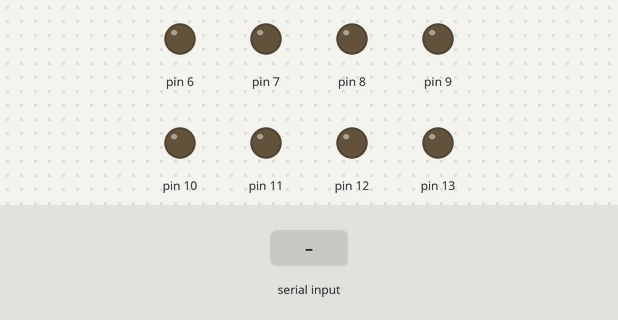
Recording of a sketch running on a simulated Arduino Mega 2560, built with avr-gcc and run on an emulated ATmega2560. On the bench: output pins drawn as LEDs (lit = HIGH). The test bench sets the inputs (shaded band).

Above: at 1.2 s.
1.3 s: "q" received over Serial
At 1.8 s:
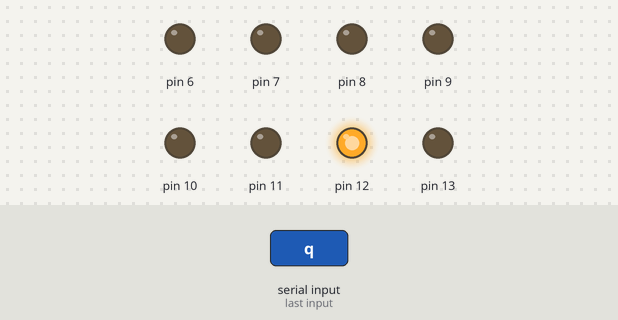
2.8 s: "w" received over Serial
At 4.0 s:
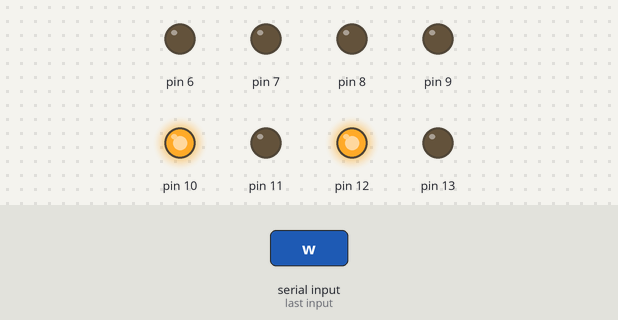
4.3 s: "e" received over Serial
At 5.2 s:
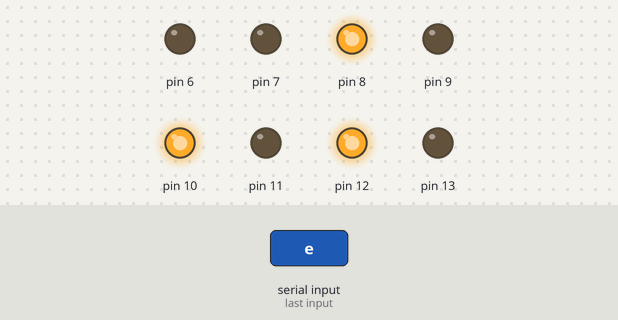
5.8 s: "r" received over Serial
At 6.4 s:
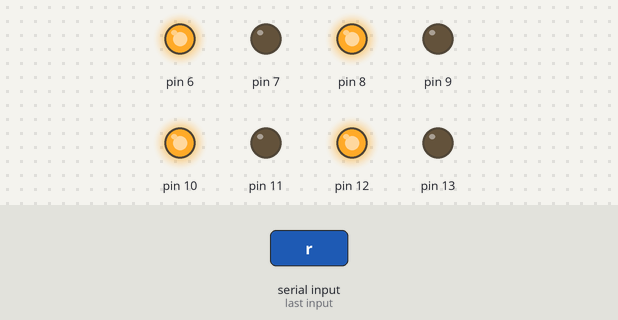
7.3 s: "a" received over Serial
At 8.5 s:
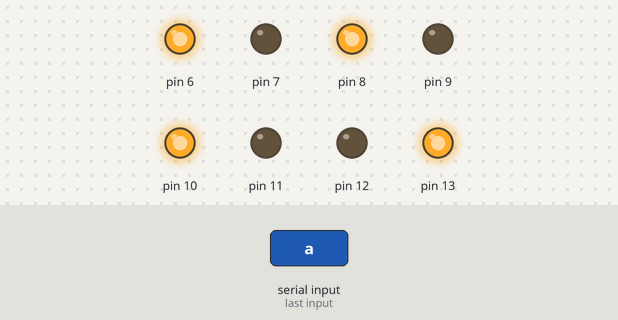
8.8 s: "s" received over Serial
At 9.9 s:
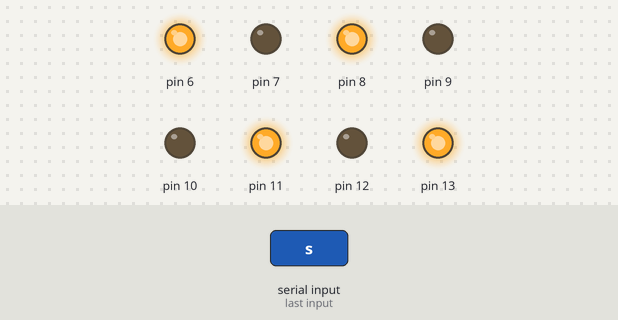
Timing chart, 0 to 11.3 s (numbered marks = the images above; inputs shaded):
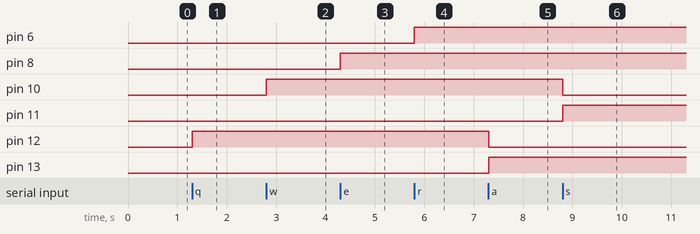

The sketch:

serialControl.ino
```cpp
void setup() {
  int i;
  for(i = 6; i <= 13; i++)
  {
    pinMode(i, OUTPUT);
  }

  Serial.begin(9600);

}

void motorOneUp();
void motorOneDown();
void motorTwoUp();
void motorTwoDown();
void motorThreeUp();
void motorThreeDown();
void motorFourUp();
void motorFourDown();

void wave();

void stoppage();

void loop(){
  if(Serial.available() > 0)
  {
    int sign= Serial.read();
    if( sign == 'q')
    {
      motorOneUp();
    }
    if( sign == 'w')
    {
      motorTwoUp();
    }
    if( sign == 'e')
    {
      motorThreeUp();
    }
    if( sign == 'r')
    {
      motorFourUp();
    }
    if(sign == 'z')
    {
      stoppage();
    }
     if( sign == 'a')
    {
      motorOneDown();
    }
    if( sign == 's')
    {
      motorTwoDown();
    }
    if( sign == 'd')
    {
      motorThreeDown();
    }
    if( sign == 'f')
    {
      motorFourDown();
    }
  }

}
void stoppage()
{
  int i;
  for(i = 6; i <= 13; i++)
  {
    digitalWrite(i, 0);
  }
}


void motorOneUp()
{
  digitalWrite(13, 0);
  digitalWrite(12, 1);
}
void motorOneDown()
{
  digitalWrite(13, 1);
  digitalWrite(12, 0);
}
void motorTwoUp()
{
  digitalWrite(11, 0);
  digitalWrite(10, 1);
}
void motorTwoDown()
{
  digitalWrite(11, 1);
  digitalWrite(10, 0);
}
void motorThreeUp()
{
  digitalWrite(9, 0);
  digitalWrite(8, 1);
}
void motorThreeDown()
{
  digitalWrite(9, 1);
  digitalWrite(8, 0);
}
void motorFourUp()
{
  digitalWrite(7, 0);
  digitalWrite(6, 1);
}
void motorFourDown()
{
  digitalWrite(7, 1);
  digitalWrite(6, 0);
}
```

Measured:
- after the input at 1.3 s, pin 12: LOW → HIGH at once
- after the input at 2.8 s, pin 10: LOW → HIGH at once
- after the input at 4.3 s, pin 8: LOW → HIGH at once
- after the input at 5.8 s, pin 6: LOW → HIGH at once
- after the input at 7.3 s, pin 12: HIGH → LOW at once; pin 13: LOW → HIGH at once
- after the input at 8.8 s, pin 10: HIGH → LOW at once; pin 11: LOW → HIGH at once
